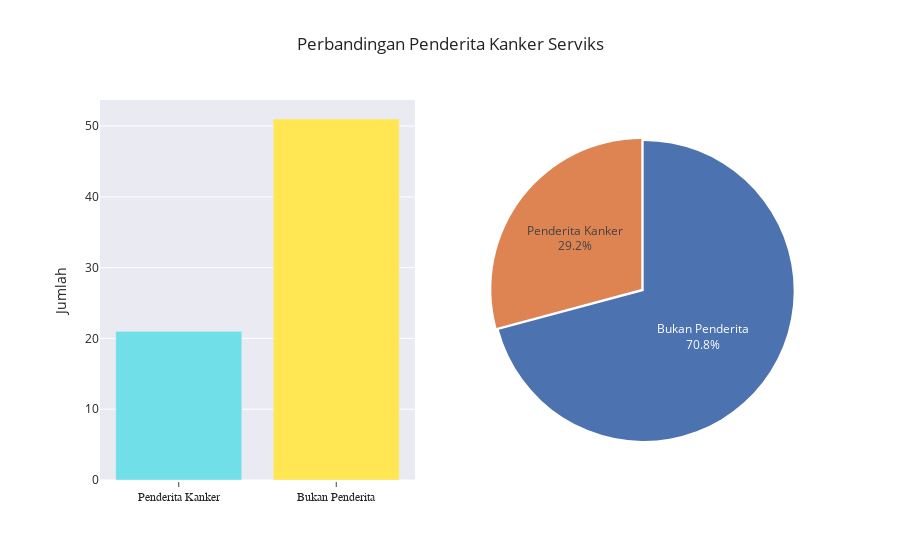

Write notebook code for a chart like this one.
### Markdown cell above
## 3.EDA

### Code cell
pio.templates.default = "seaborn"


fig = make_subplots(rows=1, cols=2, specs=[[{"type": "Bar"}, {"type": "pie"}]])


# Picture 1
caTrue = len(df[df["ca_cervix"] == 1])
caFalse = len(df[df["ca_cervix"] == 0])



fig.add_trace(go.Bar(x=["Penderita Kanker","Bukan Penderita"], y=[caTrue,caFalse],
                    marker=dict(color=["#71DFE7","#FFE652"])),
              row=1, col=1)


fig.add_trace(go.Pie(labels=["Penderita Kanker","Bukan Penderita"], values=[caTrue,caFalse],
                    hoverinfo="label+percent+name",textinfo="percent+label",
    pull=[0.01,0.01,0.05]),
              row=1, col=2)


fig.update_layout(uniformtext_minsize=8, uniformtext_mode='hide',xaxis=dict(
        showline=True,
        showgrid=False,
        showticklabels=True,
        linewidth=2,
        ticks='outside',
        tickfont=dict(
            family='Arial',
            size=12,
        ),
    ),
     margin=dict(
        autoexpand=False,
        l=100,
        t=100,
        r=100
    ),
    title_text='Perbandingan Penderita Kanker Serviks',yaxis_title="Jumlah",
    title_x=0.5
    )

fig.update_traces(showlegend=False)

fig.show()

### Figure 1 — Plotly figure (JSON) as saved in the notebook; plotly's stock layout.template omitted (floating-point values rounded to 4 significant figures)
{"data": [{"marker": {"color": ["#71DFE7", "#FFE652"]}, "showlegend": false, "type": "bar", "x": ["Penderita Kanker", "Bukan Penderita"], "xaxis": "x", "y": [21, 51], "yaxis": "y"}, {"domain": {"x": [0.55, 1], "y": [0, 1]}, "hoverinfo": "label+percent+name", "labels": ["Penderita Kanker", "Bukan Penderita"], "pull": [0.01, 0.01, 0.05], "showlegend": false, "textinfo": "percent+label", "type": "pie", "values": [21, 51]}], "layout": {"margin": {"autoexpand": false, "l": 100, "r": 100, "t": 100}, "title": {"text": "Perbandingan Penderita Kanker Serviks", "x": 0.5}, "uniformtext": {"minsize": 8, "mode": "hide"}, "xaxis": {"anchor": "y", "domain": [0, 0.45], "linewidth": 2, "showgrid": false, "showline": true, "showticklabels": true, "tickfont": {"family": "Arial", "size": 12}, "ticks": "outside"}, "yaxis": {"anchor": "x", "domain": [0, 1], "title": {"text": "Jumlah"}}}}
